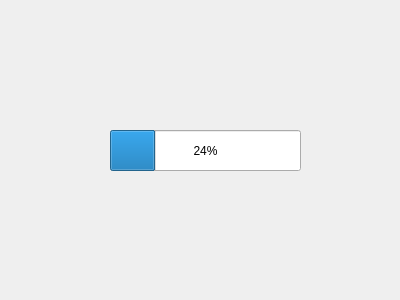
<?xml version="1.0" encoding="UTF-8"?>
<ui version="4.0">
 <class>LoadingBarWidget</class>
 <widget class="QWidget" name="LoadingBarWidget">
  <property name="geometry">
   <rect>
    <x>0</x>
    <y>0</y>
    <width>400</width>
    <height>300</height>
   </rect>
  </property>
  <property name="windowTitle">
   <string>Form</string>
  </property>
  <widget class="QProgressBar" name="progressBar">
   <property name="geometry">
    <rect>
     <x>110</x>
     <y>130</y>
     <width>191</width>
     <height>41</height>
    </rect>
   </property>
   <property name="value">
    <number>24</number>
   </property>
  </widget>
 </widget>
 <resources/>
 <connections/>
</ui>
